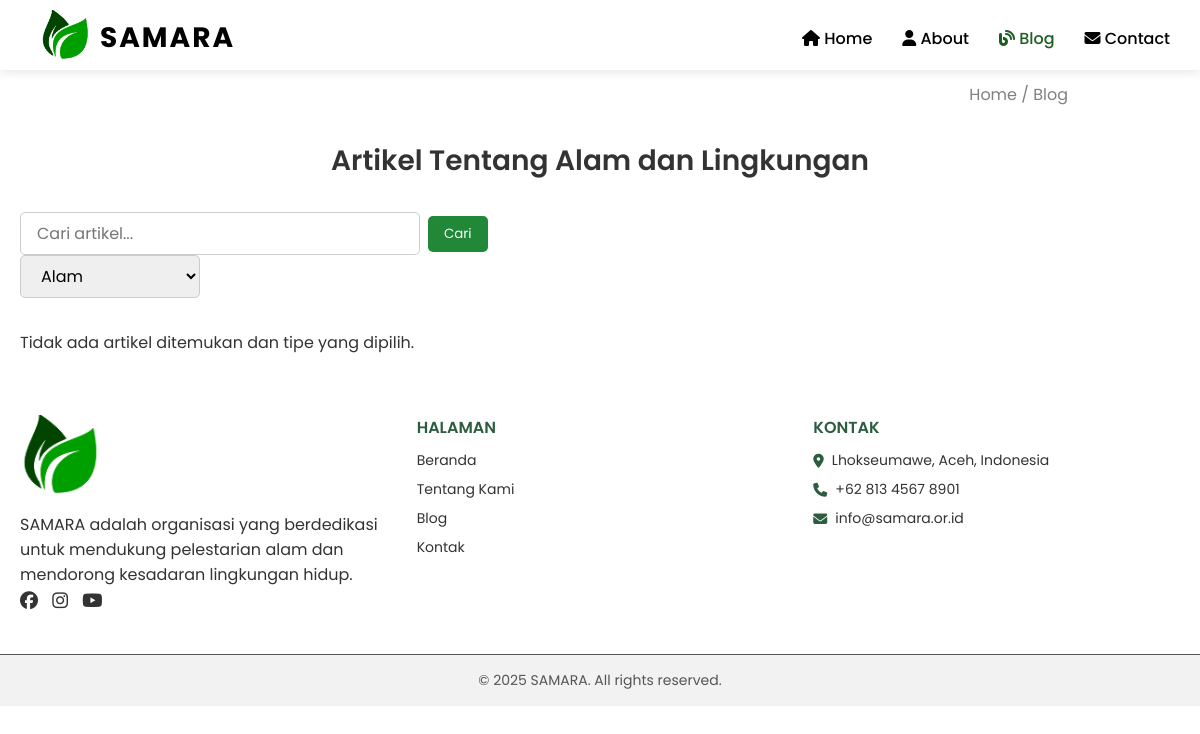
Page /blog.php?tipe=TP0001 on the earlier database version.
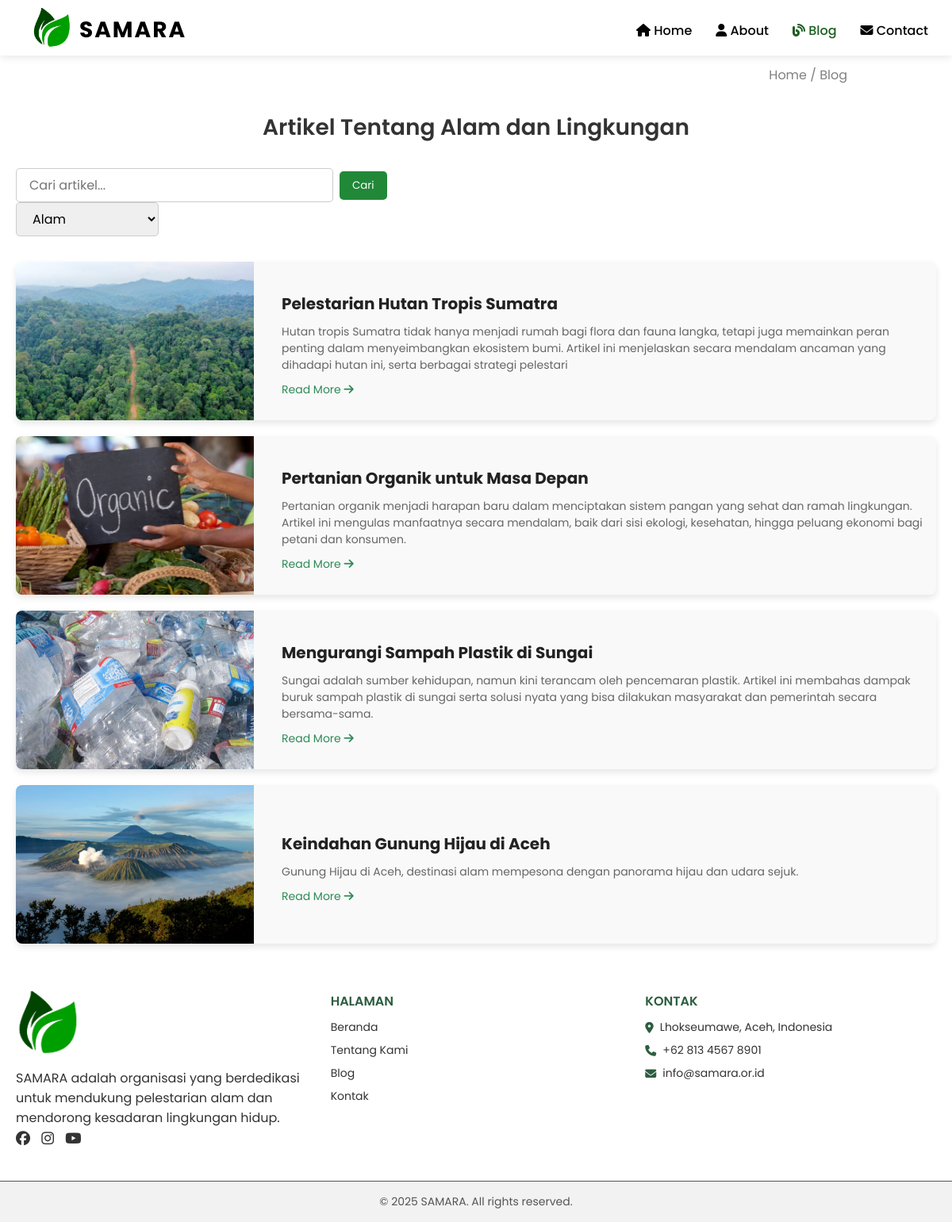
Same page on the later database version.
### tables this page shows
CREATE TABLE `artikel` (
  `id_artikel` varchar(5) NOT NULL,
  `judul` varchar(255) NOT NULL,
  `isi` text NOT NULL,
  `tanggal_publish` datetime DEFAULT current_timestamp(),
  `deskripsi_singkat` varchar(255) DEFAULT NULL,
  `status` enum('draft','publish') DEFAULT 'draft',
  `id_admin` varchar(5) DEFAULT NULL,
  `id_tipe` varchar(6) DEFAULT NULL,
  `gambar` varchar(50) NOT NULL
);

### blog.php (the view, shortened to what this page needs)
<?php
require './database/koneksi.php';
$keyword = isset($_GET['q']) ? $_GET['q'] : '';
$tipe = isset($_GET['tipe']) ? $_GET['tipe'] : '';
$tipe_escaped = $koneksi->real_escape_string($tipe);
$query = "SELECT * FROM artikel WHERE 1";
if (!empty($tipe)) {
  $query .= " AND id_tipe = '$tipe_escaped'";
}
$query .= " ORDER BY tanggal_publish DESC";
$result = $koneksi->query($query);
?>
<!DOCTYPE html>
<html lang="id">
<head>
  <link rel="stylesheet" href="css/blog.css" />
</head>
<body>
  <div class="falling-leaves"></div>
  <?php include 'navbar.php'; ?>
  <div class="penanda">
    <p class="fade-left" data-aos="fade-left">Home / Blog</p>
  </div>
  <section class="blog-section">
    <div class="container">
      <h2 class="fade-up" data-aos="fade-up" data-aos-duration="800">Artikel Tentang Alam dan Lingkungan</h2>
      <div class="blog-filters">
  <form action="blog.php" method="GET" class="search-filter-form">
    <div class="search-bar">
      <input type="text" name="q" value="<?= htmlspecialchars($keyword) ?>" placeholder="Cari artikel..." />
      <button type="submit">Cari</button>
    </div>
    <div class="type-filter">
      <select name="tipe">
        <option value="TP0001" <?= ($tipe == 'TP0001') ? 'selected' : '' ?>>Alam</option>
      </select>
    </div>
  </form>
</div>
<div class="blog-posts">
  <?php
  if ($result->num_rows > 0) {
    while ($row = $result->fetch_assoc()) {
      $judul = htmlspecialchars($row['judul']);
      $deskripsi = htmlspecialchars($row['deskripsi_singkat']);
      $gambar = !empty($row['gambar']) ? $row['gambar'] : 'img/default.jpg';
      $id_artikel = urlencode($row['id_artikel']);
      echo '
      <div class="post fade-up" data-aos="fade-up" data-aos-delay="100">
        <img src="' . $gambar . '" alt="' . $judul . '">
        <div class="post-content">
          <h3>' . $judul . '</h3>
          <p>' . $deskripsi . '</p>
          <a href="blog-detail.php?id=' . $id_artikel . '" class="read-more">Read More <i class="fa-solid fa-arrow-right"></i></a>
        </div>
      </div>';
    }
  } else {
    echo "<p>Tidak ada artikel ditemukan";
    if ($tipe) echo " dan tipe yang dipilih";
    echo ".</p>";
  }
  ?>
</div>
    </div>
  </section>
  <footer>
    <div class="footer-container">
      <div class="footer-section">
        <img src="img/icon-logo.png" alt="Logo SAMARA" class="footer-logo">
        <p>SAMARA adalah organisasi yang berdedikasi untuk mendukung pelestarian alam dan mendorong kesadaran lingkungan hidup.</p>
        <div class="social-links">
          <a href="#"><i class="fa-brands fa-facebook"></i></a>
          <a href="#"><i class="fa-brands fa-instagram"></i></a>
          <a href="#"><i class="fa-brands fa-youtube"></i></a>
        </div>
      </div>
      <div class="footer-section">
        <h4>HALAMAN</h4>
        <ul>
          <li><a href="index.html">Beranda</a></li>
          <li><a href="about.html">Tentang Kami</a></li>
          <li><a href="blog.php">Blog</a></li>
          <li><a href="contact.html">Kontak</a></li>
        </ul>
      </div>
      <div class="footer-section">
        <h4>KONTAK</h4>
        <ul>
          <li><i class="fa-solid fa-location-dot"></i> Lhokseumawe, Aceh, Indonesia</li>
          <li><i class="fa-solid fa-phone"></i> +62 813 4567 8901</li>
          <li><i class="fa-solid fa-envelope"></i> info@samara.or.id</li>
        </ul>
      </div>
    </div>
    <div class="footer-bottom">
      <p>&copy; 2025 SAMARA. All rights reserved.</p>
    </div>
  </footer>
</body>
</html>

Differences in the rows shown:
added artikel: gambar (picture), judul "Pelestarian Hutan Tropis Sumatra", deskripsi_singkat "Hutan tropis Sumatra tidak hanya menjadi rumah bagi flora dan fauna langka, tetapi juga memainkan peran penting dalam menyeimbangkan ekosistem bumi. Artikel ini menjelaskan secara mendalam ancaman yang dihadapi hutan ini, serta berbagai strategi pelestari"
added artikel: gambar (picture), judul "Pertanian Organik untuk Masa Depan", deskripsi_singkat "Pertanian organik menjadi harapan baru dalam menciptakan sistem pangan yang sehat dan ramah lingkungan. Artikel ini mengulas manfaatnya secara mendalam, baik dari sisi ekologi, kesehatan, hingga peluang ekonomi bagi petani dan konsumen."
added artikel: gambar (picture), judul "Mengurangi Sampah Plastik di Sungai", deskripsi_singkat "Sungai adalah sumber kehidupan, namun kini terancam oleh pencemaran plastik. Artikel ini membahas dampak buruk sampah plastik di sungai serta solusi nyata yang bisa dilakukan masyarakat dan pemerintah secara bersama-sama."
added artikel: gambar (picture), judul "Keindahan Gunung Hijau di Aceh", deskripsi_singkat "Gunung Hijau di Aceh, destinasi alam mempesona dengan panorama hijau dan udara sejuk."
Other differences:
text no longer shown: "Tidak ada artikel ditemukan dan tipe yang dipilih ."
